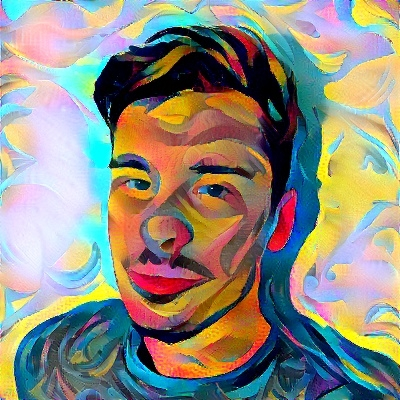
#> input picture images/babi1.jpg, 400 x 400 px, given in place of sapi1.jpeg, which was not available
$ python tmp.py
#> lines starting #> are read from the running program, lines starting #| are printed output that depends on the picture; after the words box and inside, x2 and y2 are one past the last pixel; in counts of white or black regions, pixels touching at a corner belong together; pictures that were not available may be replaced by others from this repository, and a replacement may not be noted
### linedraw.py
from random import *
import math
import argparse

from PIL import Image, ImageDraw, ImageOps

from tools.filters import *
from tools.strokesort import *
import tools.perlin as perlin
from tools.util import *
from tools.visualize import *
from tools.colorchannels import image_to_cmyk_parts

no_cv = False
no_svg = False
save_json = False
save_bitmap = False
export_path = "output/out.svg"
draw_contours = True
draw_hatch = True
show_bitmap = False
resolution = 1024
hatch_size = 16
contour_simplify = 2
contrast = 10

color_type = "black"

try:
    import numpy as np
    import cv2
except:
    print("Cannot import numpy/openCV. Switching to NO_CV mode.")
    no_cv = True

# [100 lines left out: functions find_edges, getdots, connectdots, getcontours, not called in this run]


def hatch(IM,sc=16):
    print("hatching...")
    PX = IM.load()
    w,h = IM.size
    lg1 = []
    lg2 = []
    for x0 in range(w):
        for y0 in range(h):
            x = x0*sc
            y = y0*sc
            if PX[x0,y0] > 144:
                pass

            elif PX[x0,y0] > 64:
                lg1.append([(x,y+sc/4),(x+sc,y+sc/4)])
            elif PX[x0,y0] > 16:
                lg1.append([(x,y+sc/4),(x+sc,y+sc/4)])
                lg2.append([(x+sc,y),(x,y+sc)])

            else:
                lg1.append([(x,y+sc/4),(x+sc,y+sc/4)])
                lg1.append([(x,y+sc/2+sc/4),(x+sc,y+sc/2+sc/4)])
                lg2.append([(x+sc,y),(x,y+sc)])

    lines = [lg1,lg2]
    for k in range(0,len(lines)):
        for i in range(0,len(lines[k])):
            for j in range(0,len(lines[k])):
                if lines[k][i] != [] and lines[k][j] != []:
                    if lines[k][i][-1] == lines[k][j][0]:
                        lines[k][i] = lines[k][i]+lines[k][j][1:]
                        lines[k][j] = []
        lines[k] = [l for l in lines[k] if len(l) > 0]
    lines = lines[0]+lines[1]

    for i in range(0,len(lines)):
        for j in range(0,len(lines[i])):
            x, y = lines[i][j]
            x = int(x + sc * perlin.noise(i * 0.5, j * 0.1, 1))
            y = int(y + sc * perlin.noise(i * 0.5, j * 0.1, 2)) - j

            x = max(0, min(w * sc - 1, x))
            y = max(0, min(h * sc - 1, y))
            lines[i][j] = (x, y)

    return lines


def sketch(path):
#> called with path = 'images/sapi1.jpeg'
    IM = None
    possible = [path,"images/"+path,"images/"+path+".jpg","images/"+path+".png","images/"+path+".tif"]
    path_to_img = None
    for p in possible:
        try:
            IM = Image.open(p)
#> IM is the input picture: PIL image 400x400 RGB; mean R, G, B 144.6, 141.5, 128.2
            path_to_img = p
            break
        except FileNotFoundError:
            print("The Input File wasn't found. Check Path")
            exit(0)
            pass
    w,h = IM.size
#> w = 400; h = 400

    # if h > w:
    #     IM = IM.rotate(90, expand=True)
    #     w, h = h, w

    if color_type == 'black':
        IM = IM.convert("L")
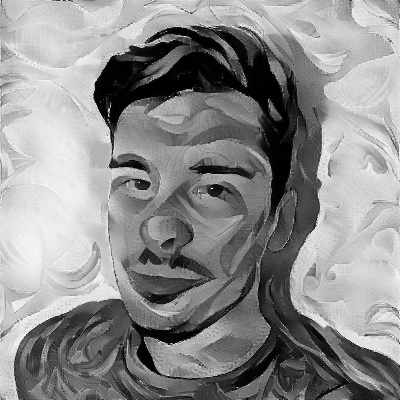
#> IM: PIL image 400x400 L; min 0, max 252, mean 140.9
        IM = ImageOps.autocontrast(IM, contrast)
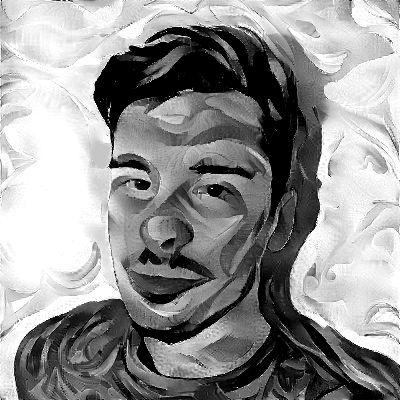
#> IM: PIL image 400x400 L; min 0, max 255, mean 147.8

        lines = []
        if draw_contours:
            lines += getcontours(IM.resize((resolution//contour_simplify,resolution//contour_simplify*h//w)),contour_simplify)
        if draw_hatch:
            lines += hatch(IM.resize((resolution//hatch_size,resolution//hatch_size*h//w)),hatch_size)

        lines = sortlines(lines)

    elif color_type == 'rgb':
        im_l = IM.convert("L")
        im_r, im_g, im_b = IM.split()

        im_l = ImageOps.autocontrast(im_l, contrast)
        im_r = ImageOps.autocontrast(im_r, contrast)
        im_g = ImageOps.autocontrast(im_g, contrast)
        im_b = ImageOps.autocontrast(im_b, contrast)

        lines_dict = {}
        for im, color in [(im_l, "black"), (im_r, "red"), (im_g, "green"), (im_b, "blue")]:
            print(f'color: {color}')

            lines = []
            if draw_contours:
                lines += getcontours(im.resize((resolution//contour_simplify,resolution//contour_simplify*h//w)),contour_simplify)
            if draw_hatch:
                lines += hatch(im.resize((resolution//hatch_size,resolution//hatch_size*h//w)),hatch_size)

            lines = sortlines(lines)

            lines_dict[color] = lines

        lines = lines_dict

    elif color_type == 'cmyk':
        im_c, im_m, im_y, im_k = image_to_cmyk_parts(IM)
        im_c, im_m, im_y, im_k = [ImageOps.autocontrast(im, contrast) for im in (im_c, im_m, im_y, im_k)]

        lines_dict = {}
        for im, color in [(im_c, "cyan"), (im_m, "magenta"), (im_y, "yellow")]:
            print(f'color: {color}')

            lines = hatch(im.resize((resolution//hatch_size,resolution//hatch_size*h//w)),hatch_size)
            lines = sortlines(lines)
            lines_dict[color] = lines

        print('color: black')
        lines = getcontours(im_k.resize((resolution//contour_simplify,resolution//contour_simplify*h//w)),contour_simplify)
        lines = sortlines(lines)
        lines_dict['black'] = lines

        lines = lines_dict

    if show_bitmap:
        display_bitmap(lines, resolution, h, w)

    if not no_svg:
        save_svg(lines, export_path)

    if save_json:
        save_to_json(lines, contour_simplify, hatch_size, path_to_img, h=resolution, w=resolution*h//w)

    if save_bitmap:
        save_to_bitmap(lines, resolution, h, w, contour_simplify, hatch_size, path)

    if (type(lines) == list):
        print(len(lines),"strokes.")
    elif (type(lines) == dict):
        sum_lines = 0
        for color in lines:
            print(f'{color}: {len(lines[color])} strokes.')
            sum_lines += len(lines[color])
        print(sum_lines, "strokes.")
    print("done.")
    return lines


# [55 lines that do not run on import are left out]

### tools/perlin.py
#Perlin Noise
#Based on Javascript from p5.js (https://github.com/processing/p5.js/blob/master/src/math/noise.js)

import math
import random

PERLIN_YWRAPB = 4
PERLIN_YWRAP = 1<<PERLIN_YWRAPB
PERLIN_ZWRAPB = 8
PERLIN_ZWRAP = 1<<PERLIN_ZWRAPB
PERLIN_SIZE = 4095

perlin_octaves = 4
perlin_amp_falloff = 0.5

def scaled_cosine(i):
    return 0.5*(1.0-math.cos(i*math.pi))

perlin = None

def noise(x,y=0,z=0):
    global perlin
    if perlin == None:
        perlin = []
        for i in range(0,PERLIN_SIZE+1):
            perlin.append(random.random())
    if x<0:x=-x
    if y<0:y=-y
    if z<0:z=-z

    xi,yi,zi = int(x),int(y),int(z)
    xf = x-xi
    yf = y-yi
    zf = z-zi
    rxf = ryf = None

    r = 0
    ampl = 0.5

    n1 = n2 = n3 = None
    for o in range(0,perlin_octaves):
        of=xi+(yi<<PERLIN_YWRAPB)+(zi<<PERLIN_ZWRAPB)

        rxf = scaled_cosine(xf)
        ryf = scaled_cosine(yf)

        n1  = perlin[of&PERLIN_SIZE]
        n1 += rxf*(perlin[(of+1)&PERLIN_SIZE]-n1)
        n2  = perlin[(of+PERLIN_YWRAP)&PERLIN_SIZE]
        n2 += rxf*(perlin[(of+PERLIN_YWRAP+1)&PERLIN_SIZE]-n2)
        n1 += ryf*(n2-n1)

        of += PERLIN_ZWRAP
        n2  = perlin[of&PERLIN_SIZE]
        n2 += rxf*(perlin[(of+1)&PERLIN_SIZE]-n2)
        n3  = perlin[(of+PERLIN_YWRAP)&PERLIN_SIZE]
        n3 += rxf*(perlin[(of+PERLIN_YWRAP+1)&PERLIN_SIZE]-n3)
        n2 += ryf*(n3-n2)

        n1 += scaled_cosine(zf)*(n2-n1)

        r += n1*ampl
        ampl *= perlin_amp_falloff
        xi<<=1
        xf*=2
        yi<<=1
        yf*=2
        zi<<=1
        zf*=2

        if (xf>=1.0): xi+=1; xf-=1
        if (yf>=1.0): yi+=1; yf-=1
        if (zf>=1.0): zi+=1; zf-=1
    return r

def noiseDetail(lod, falloff):
    if lod>0:perlin_octaves=lod
    if falloff>0:perlin_amp_falloff=falloff


class LCG():
    # [5 lines left out: function __init__, not called in this run]
    def setSeed(self,val=None):
        self.z = self.seed = (math.random()*self.m if val == None else val) >> 0
    def getSeed(self):
        return self.seed
    def rand(self):
        self.z = (self.a * self.z + self.c) % self.m
        return self.z/self.m


# [6 lines left out: function noiseSeed, not called in this run]


### tools/strokesort.py
from tools.util import *


def sortlines(lines):
    print("optimizing stroke sequence...")
    clines = lines[:]
    slines = [clines.pop(0)]
    while clines != []:
        x,s,r = None,1000000,False
        for l in clines:
            d = distsum(l[0],slines[-1][-1])
            dr = distsum(l[-1],slines[-1][-1])
            if d < s:
                x,s,r = l[:],d,False
            if dr < s:
                x,s,r = l[:],s,True

        clines.remove(x)
        if r == True:
            x = x[::-1]
        slines.append(x)
    return slines

### tools/visualize.py
from random import *
import os
import json
from PIL import Image, ImageDraw, ImageOps

# [13 lines left out: function turtle_visualize, not called in this run]


def lines_to_image(lines, resolution, h, w):
#> called with resolution = 1024, h = 400, w = 400
    line_width = 10
    img = Image.new("RGB",(resolution,resolution*h//w),(255,255,255))
#> img: PIL image 1024x1024 RGB; every value is 255
    draw = ImageDraw.Draw(img)
    if (type(lines) == dict):
        for color in lines:
            for l in lines[color]:
                if color == 'black':
                    draw.line(l, (0, 0, 0), line_width)
                elif color == 'red':
                    draw.line(l, (255, 0, 0), line_width)
                elif color == 'green':
                    draw.line(l, (0, 255, 0), line_width)
                elif color == 'blue':
                    draw.line(l, (0, 0, 255), line_width)
                elif color == 'cyan':
                    draw.line(l, (0, 255, 255), line_width)
                elif color == 'magenta':
                    draw.line(l, (255, 0, 255), line_width)
                elif color == 'yellow':
                    draw.line(l, (255, 255, 0), line_width)
    else:
        for l in lines:
            draw.line(l,(0,0,0),line_width)
#> this loop made 167 passes
#> l on passes 2 to 4: [(402, 903), (369, 934)], [(367, 906), (397, 874), (429, 843)], [(405, 844), (375, 875), (343, 907)]

    return img

def save_to_bitmap(lines, resolution, h, w, contour_simplify, hatch_size, path):
    if not os.path.exists('./bitmap/'):
        os.mkdir('bitmap')

    file_name, _ = os.path.splitext(os.path.basename(path))

    img = lines_to_image(lines, resolution, h, w)
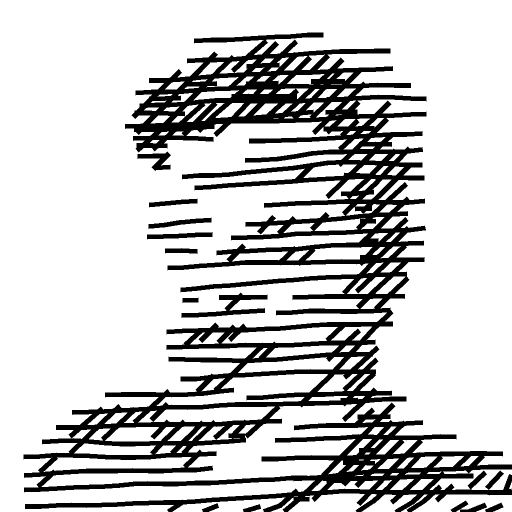
#> img: PIL image 1024x1024 RGB (shown at 1/2 size); 78.4% white; 12 black regions, largest, box (x1, y1, x2, y2) and area: (47, 65, 1024, 1024) 216741, (363, 585, 535, 636) 2756, (294, 464, 425, 479) 1184
    img.save(f'bitmap/{file_name}_cs{contour_simplify}_hs{hatch_size}.jpg')

def display_bitmap(lines, resolution, h, w):
    disp = lines_to_image(lines, resolution, h, w)
    disp.show()

# [39 lines left out: functions save_svg, makesvg, save_to_json, not called in this run]

### tools/util.py
from PIL import Image, ImageDraw, ImageOps

# [6 lines left out: function midpt, not called in this run]

def distsum(*args):
    return sum([ ((args[i][0]-args[i-1][0])**2 + (args[i][1]-args[i-1][1])**2)**0.5 for i in range(1,len(args))])

### tmp.py
import linedraw


if  __name__ == '__main__':
    img_name = 'sapi1'
    img_format = '.jpeg'

    contour_simplify = 0
    hatch_size = 32
    color_type = 'black'

    linedraw.contour_simplify = contour_simplify
    linedraw.hatch_size = hatch_size
    linedraw.color_type = color_type
    linedraw.draw_hatch = True
    linedraw.draw_contours = False

    linedraw.save_bitmap = True
    linedraw.no_svg = True

    linedraw.sketch(f'images/{img_name}{img_format}')
#| 167 strokes.

$ run again, on images/dl2.jpeg
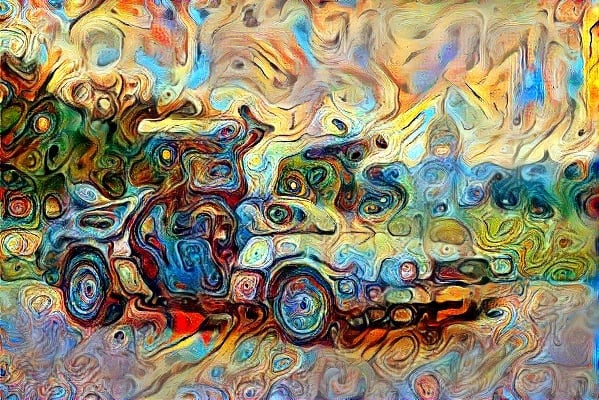
#> input picture images/dl2.jpeg, 599 x 400 px, given in place of sapi1.jpeg, which was not available
#> in sketch, IM is the input picture: PIL image 599x400 RGB; mean R, G, B 143.4, 134.7, 108.8
#> in sketch, `IM = ImageOps.autocontrast(IM, contrast)`:
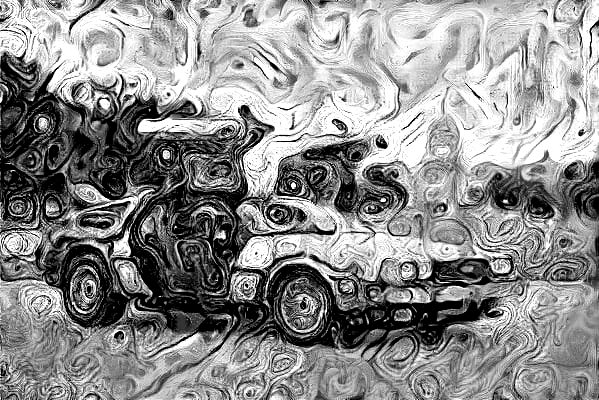
#> IM: PIL image 599x400 L; min 0, max 255, mean 142
#> the loop in sortlines, `while clines != []:` made 103 passes
#> the loop in lines_to_image, `for l in lines:` made 104 passes
#> l on passes 1, 2, 5, 6, 7, 8, 9, 10: [(15, 113), (47, 112), (81, 109)], [(77, 148), (46, 179), (13, 208)], [(37, 358), (69, 327), (102, 296)], [(145, 266), (175, 234), (206, 202)], [(231, 233), (201, 265), (172, 296)], [(205, 326), (237, 292), (270, 260)], [(294, 265), (263, 296)], [(271, 323), (304, 290)]
#> in save_to_bitmap, `img = lines_to_image(lines, resolution, h, w)`:
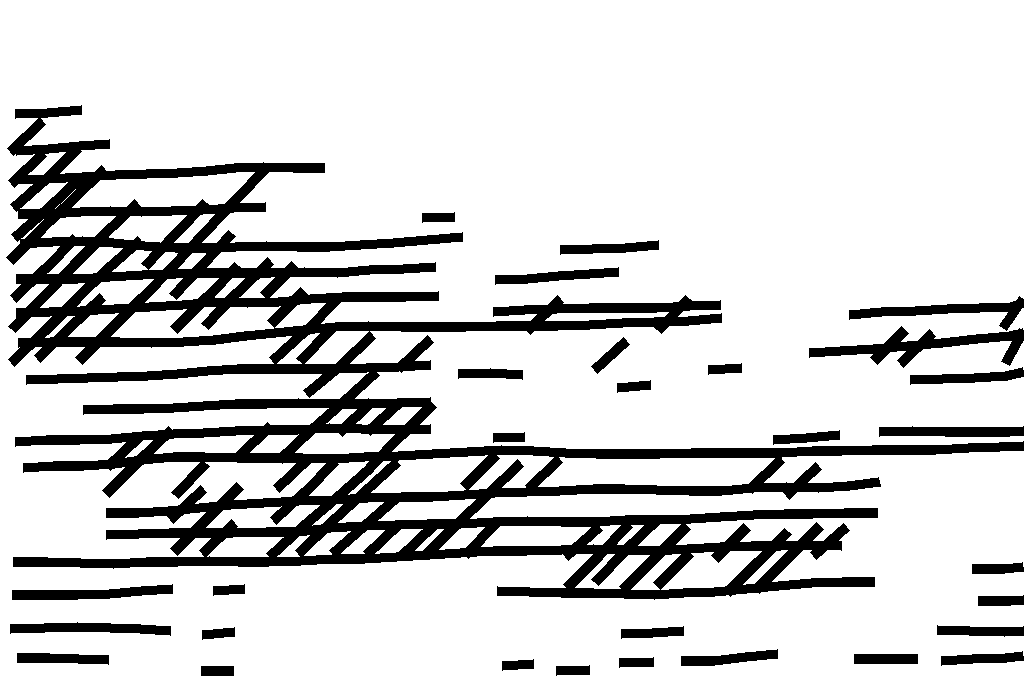
#> img: PIL image 1024x683 RGB; 81.8% white; 30 black regions, largest, box (x1, y1, x2, y2) and area: (6, 105, 1024, 600) 104899, (809, 326, 1024, 368) 2869, (849, 296, 1024, 331) 1806
#| 104 strokes.
